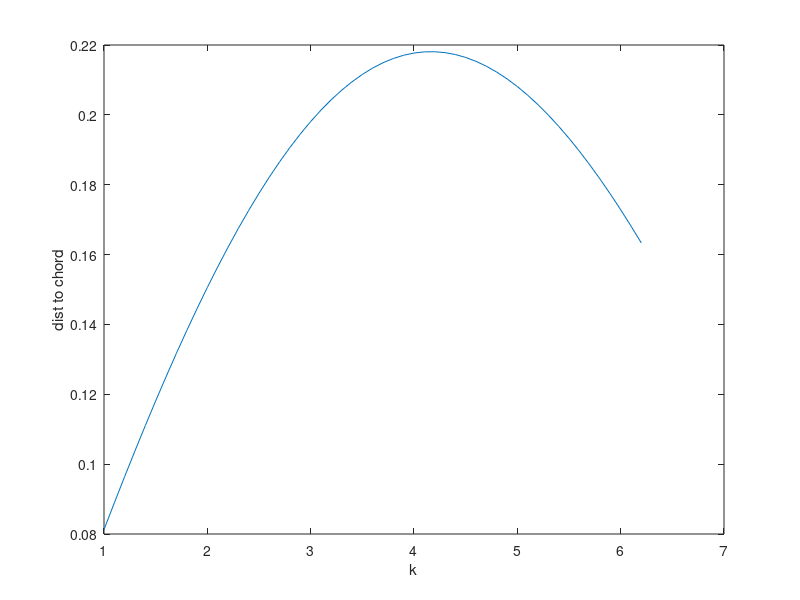

The MATLAB script that drew this image:
%%RISS 2020 FWD KIN 4 LEGGED ROLLING STAR%%

clc
clear all
close all 

%%TEST%%

%knowns
L = 1;
k = 1:.1:(2*pi)/L;


alpha = (L*k)/2;
z = (sin(alpha))./(k.*alpha) - cos(alpha)./k;

plot(k,z)
xlabel('k')
ylabel('dist to chord')

[M,I] = max(z)
k_max = k(I)
alpha_max = alpha(I)
